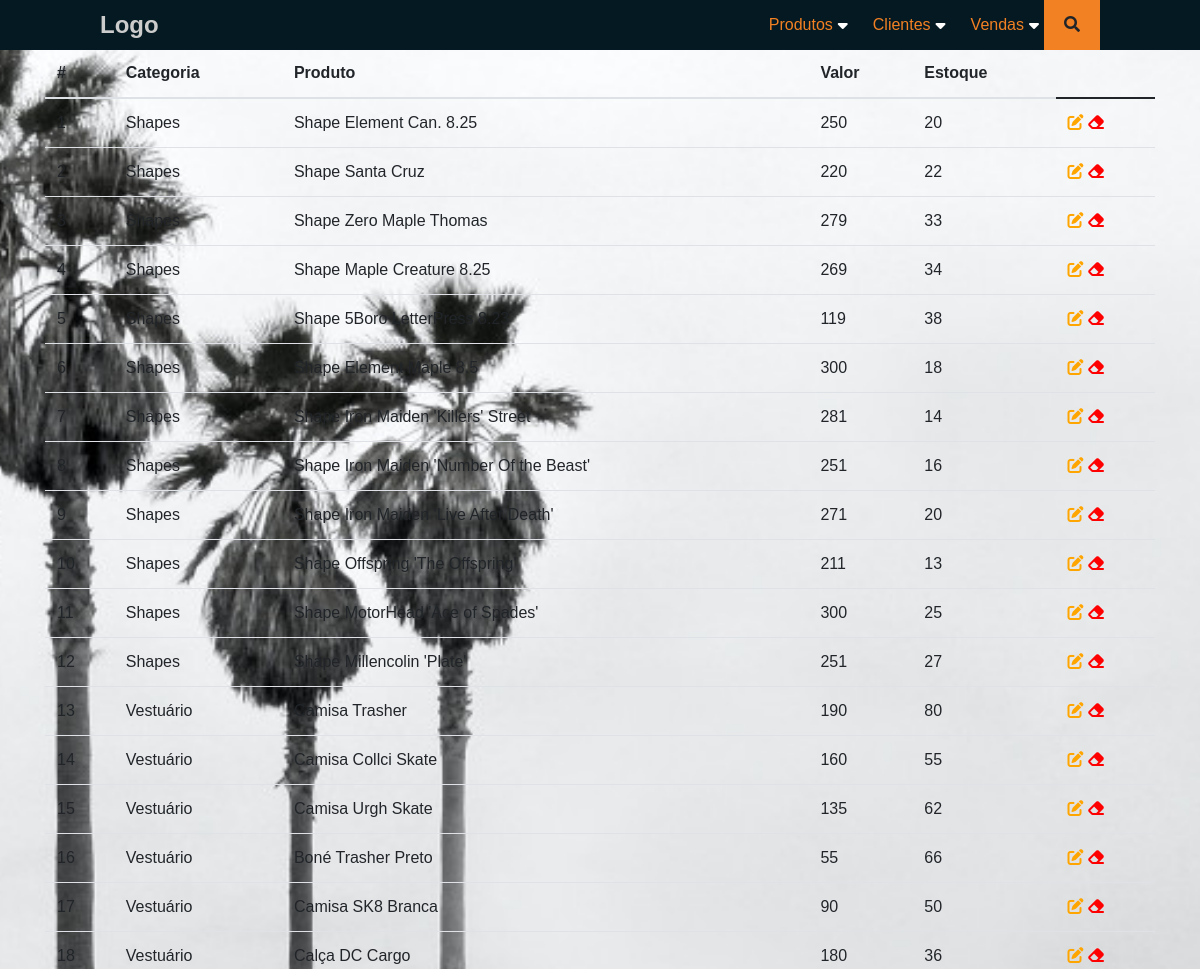
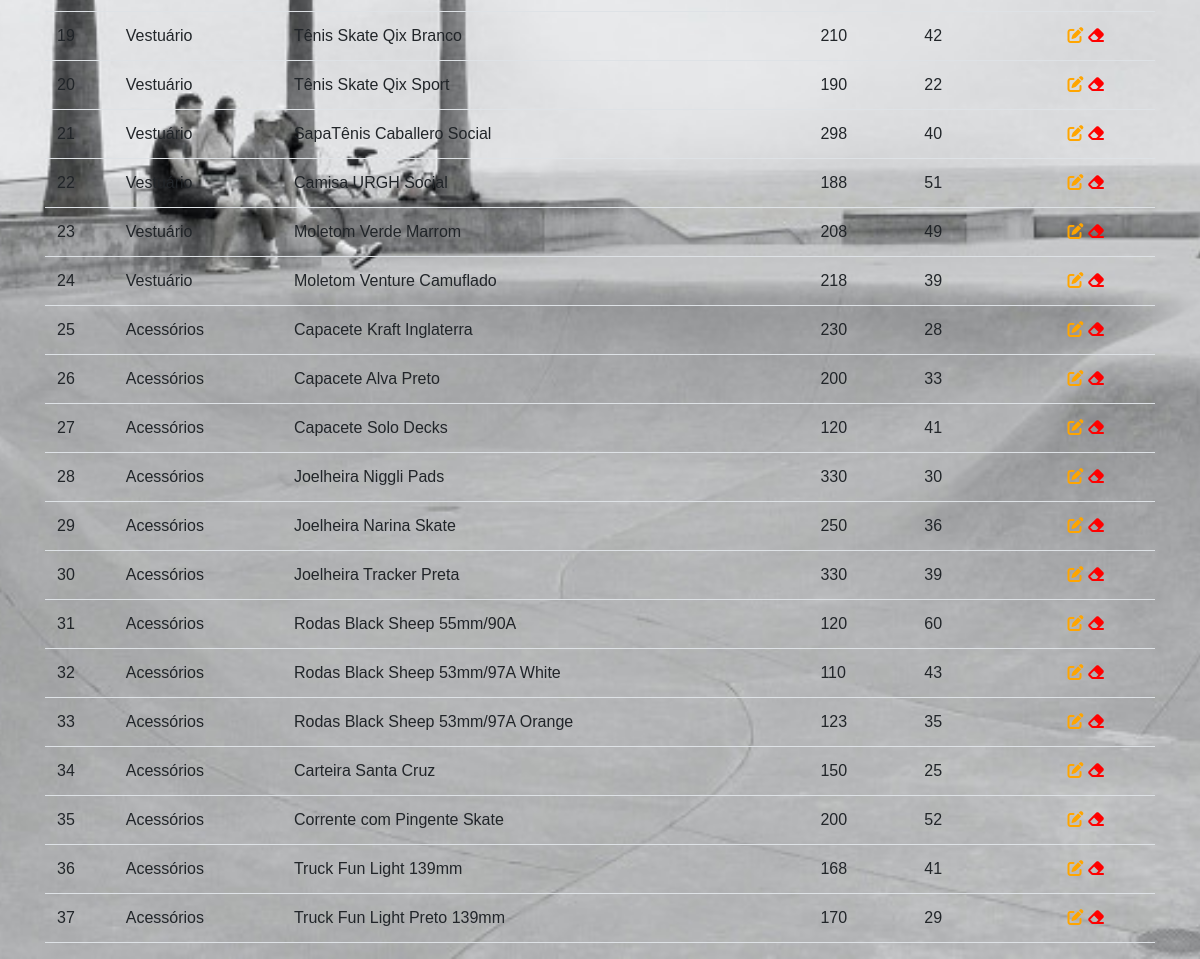
Screenshot of /view/form_produto_list.php with the database file from the repository (2 pictures, top to bottom).
### tables this page shows
create table if not exists produtos
(
    id_pro int primary key auto_increment not null,
    nome_pro varchar(50),
    valor_pro int,
    qtd_pro int,
    id_categoria int not null,
    foreign key(id_categoria) references categoria(id_categoria) on delete cascade
);

### php/produto_crud.php (called while the page is built, shortened)
<?php
function listProdutos()
{
    try {
        $con = connect();
        $rs = $con->query("SELECT * FROM info_produtos");
        $produtos = array();
        while ($produto = $rs->fetch(PDO::FETCH_OBJ)) {
            array_push($produtos, $produto);
        }
        return $produtos;
    } catch (PDOException $error) {
        echo "Erro ao listar os Produtos. Erro: {$error->getMessage()}";
    } finally {
        unset($con);
        unset($rs);
    }
}

### view/form_produto_list.php (the view, shortened to what this page needs)
<?php
    require_once('../php/produto_crud.php'); ?>
<!DOCTYPE html>
<html lang="pt-br">
<head>
    <link href="https://cdn.jsdelivr.net/npm/bootstrap@5.1.3/dist/css/bootstrap.min.css" rel="stylesheet">
    <link rel="stylesheet" href="https://cdnjs.cloudflare.com/ajax/libs/font-awesome/6.0.0/css/all.min.css" />
</head>
<body>
    <?php include "../php/Navbar-menu.php" ?>
    <div class="container">
        <table class="table table-stripped mt-5">
            <thead>
                <th>#</th>
                <th>Categoria</th>
                <th>Produto</th>
                <th>Valor</th>
                <th>Estoque</th>
            </thead>
            <tbody>
                <?php foreach (listProdutos() as $produtos) : ?>
                    <tr>
                        <td><?= $produtos->id_pro ?></td>
                        <td><?= $produtos->Categoria ?></td>
                        <td><?= $produtos->Produto ?></td>
                        <td><?= $produtos->Valor ?></td>
                        <td><?= $produtos->Estoque ?></td>
                        <td>
                            <a href="form_produto_edit.php?id_pro=<?= $produtos->id_pro ?>"><span style="color: orange;"><i class="fa-solid fa-pen-to-square"></i></span></a>
                            <a href="../php/produto_delete.php?id_pro=<?= $produtos->id_pro ?>" onclick="return confirm('Deseja realmente remover o produto: <?= $produtos->Produto ?> ?')"><span style="color: red;"><i class="fa-solid fa-eraser"></i></span></a>
                        </td>
                    </tr>
                <?php endforeach; ?>
            </tbody>
        </table>
    </div>
</body>
</html>

### php/Navbar-menu.php (shortened to what this page needs)
<!DOCTYPE html>
<html lang="pt-br">
<head>
    <link rel="stylesheet" href="https://cdnjs.cloudflare.com/ajax/libs/font-awesome/6.0.0/css/all.min.css"
 />
    <link rel="stylesheet" href="./assets/css/all.min.css">
    <link rel="stylesheet" href="./assets/bootstrap/css/bootstrap.min.css">
    <link rel="stylesheet" href="./assets/css/navbar-menu.css">
    <link rel="stylesheet" href="./assets/css/responsive.css">
</head>
<body>
    <header>
        <div class="logo">Logo</div>
        <nav>
            <ul>
                <li class="sub-menu"><a href="#">Produtos</a>
                </li>
                <li class="sub-menu"><a href="#">Clientes</a>
                </li>
                <li class="sub-menu"><a href="#">Vendas</a>
                </li>
                <li><a class="search-icon"><i class="fa fa-search" aria-hidden="true"></i>
                </a></li>
            </ul>
        </nav>
    </header>
    </body>
    </html>

### view/assets/css/navbar-menu.css (style rules this page uses)
body { margin: 0; padding: 0; font-family: sans-serif; background: url(../img/Background.jpg); background-attachment: fixed; background-position: center; background-repeat: no-repeat; background-size: cover; z-index: 1000; }
.search-icon { background: #f28123; cursor: pointer; }
header { position: absolute; top: 0; left: 0; padding: 0 100px; background: #051922; width: 100%; box-sizing: border-box; }
header .logo { color: #ccc; height: 50px; line-height: 50px; font-size: 24px; float: left; font-weight: bold; }
header nav { float: right; }
header nav ul { margin: 0; padding: 0; display: flex; }
header nav ul li { list-style: none; position: relative; }
header nav ul li.sub-menu:before { content: "\f0d7"; font-family: fontAwesome; position: absolute; line-height: 50px; color: #fff; right: 5px; }
header nav ul li a { height: 50px; line-height: 50px; padding: 0 20px; color: #f28123; text-decoration: none; display: block; }

### rows the page displays
produtos: id_pro "1", Categoria "Shapes", Produto "Shape Element Can. 8.25", Valor "250", Estoque "20"
produtos: id_pro "2", Categoria "Shapes", Produto "Shape Santa Cruz", Valor "220", Estoque "22"
produtos: id_pro "3", Produto "Shape Zero Maple Thomas", Valor "279", Estoque "33"
produtos: id_pro "4", Categoria "Shapes", Produto "Shape Maple Creature 8.25", Valor "269", Estoque "34"
produtos: id_pro "5", Categoria "Shapes", Produto "Shape 5Boro LetterPress 8.23", Valor "119", Estoque "38"
produtos: id_pro "6", Categoria "Shapes", Produto "Shape Element Maple 8.5", Valor "300", Estoque "18"
produtos: id_pro "7", Categoria "Shapes", Produto "Shape Iron Maiden 'Killers' Street", Valor "281", Estoque "14"
produtos: id_pro "8", Categoria "Shapes", Produto "Shape Iron Maiden 'Number Of the Beast'", Valor "251", Estoque "16"
produtos: id_pro "9", Categoria "Shapes", Produto "Shape Iron Maiden 'Live After Death'", Valor "271", Estoque "20"
produtos: id_pro "10", Categoria "Shapes", Produto "Shape Offspring 'The Offspring'", Valor "211", Estoque "13"
produtos: id_pro "11", Categoria "Shapes", Produto "Shape MotorHead 'Ace of Spades'", Valor "300", Estoque "25"
produtos: id_pro "12", Categoria "Shapes", Produto "Shape Millencolin 'Plate'", Valor "251", Estoque "27"
produtos: id_pro "13", Categoria "Vestuário", Produto "Camisa Trasher", Valor "190", Estoque "80"
produtos: id_pro "14", Categoria "Vestuário", Produto "Camisa Collci Skate", Valor "160", Estoque "55"
produtos: id_pro "15", Categoria "Vestuário", Produto "Camisa Urgh Skate", Valor "135", Estoque "62"
produtos: id_pro "16", Categoria "Vestuário", Produto "Boné Trasher Preto", Valor "55", Estoque "66"
produtos: id_pro "17", Categoria "Vestuário", Produto "Camisa SK8 Branca", Valor "90", Estoque "50"
produtos: id_pro "18", Categoria "Vestuário", Produto "Calça DC Cargo", Valor "180", Estoque "36"
produtos: id_pro "19", Categoria "Vestuário", Produto "Tênis Skate Qix Branco", Valor "210", Estoque "42"
produtos: id_pro "20", Categoria "Vestuário", Produto "Tênis Skate Qix Sport", Valor "190", Estoque "22"
produtos: id_pro "21", Categoria "Vestuário", Produto "SapaTênis Caballero Social", Valor "298", Estoque "40"
produtos: id_pro "22", Categoria "Vestuário", Produto "Camisa URGH Social", Valor "188", Estoque "51"
produtos: id_pro "23", Categoria "Vestuário", Produto "Moletom Verde Marrom", Valor "208", Estoque "49"
produtos: id_pro "24", Categoria "Vestuário", Produto "Moletom Venture Camuflado", Valor "218", Estoque "39"
produtos: id_pro "25", Categoria "Acessórios", Produto "Capacete Kraft Inglaterra", Valor "230", Estoque "28"
produtos: id_pro "26", Categoria "Acessórios", Produto "Capacete Alva Preto", Valor "200", Estoque "33"
produtos: id_pro "27", Categoria "Acessórios", Produto "Capacete Solo Decks", Valor "120", Estoque "41"
produtos: id_pro "28", Categoria "Acessórios", Produto "Joelheira Niggli Pads", Valor "330", Estoque "30"
produtos: id_pro "29", Categoria "Acessórios", Produto "Joelheira Narina Skate", Valor "250", Estoque "36"
produtos: id_pro "30", Categoria "Acessórios", Produto "Joelheira Tracker Preta", Valor "330", Estoque "39"
produtos: id_pro "31", Categoria "Acessórios", Produto "Rodas Black Sheep 55mm/90A", Valor "120", Estoque "60"
produtos: id_pro "32", Categoria "Acessórios", Produto "Rodas Black Sheep 53mm/97A White", Valor "110", Estoque "43"
produtos: id_pro "33", Categoria "Acessórios", Produto "Rodas Black Sheep 53mm/97A Orange", Valor "123", Estoque "35"
produtos: id_pro "34", Categoria "Acessórios", Produto "Carteira Santa Cruz", Valor "150", Estoque "25"
produtos: id_pro "35", Categoria "Acessórios", Produto "Corrente com Pingente Skate", Valor "200", Estoque "52"
produtos: id_pro "36", Categoria "Acessórios", Produto "Truck Fun Light 139mm", Valor "168", Estoque "41"
produtos: id_pro "37", Categoria "Acessórios", Produto "Truck Fun Light Preto 139mm", Valor "170", Estoque "29"
